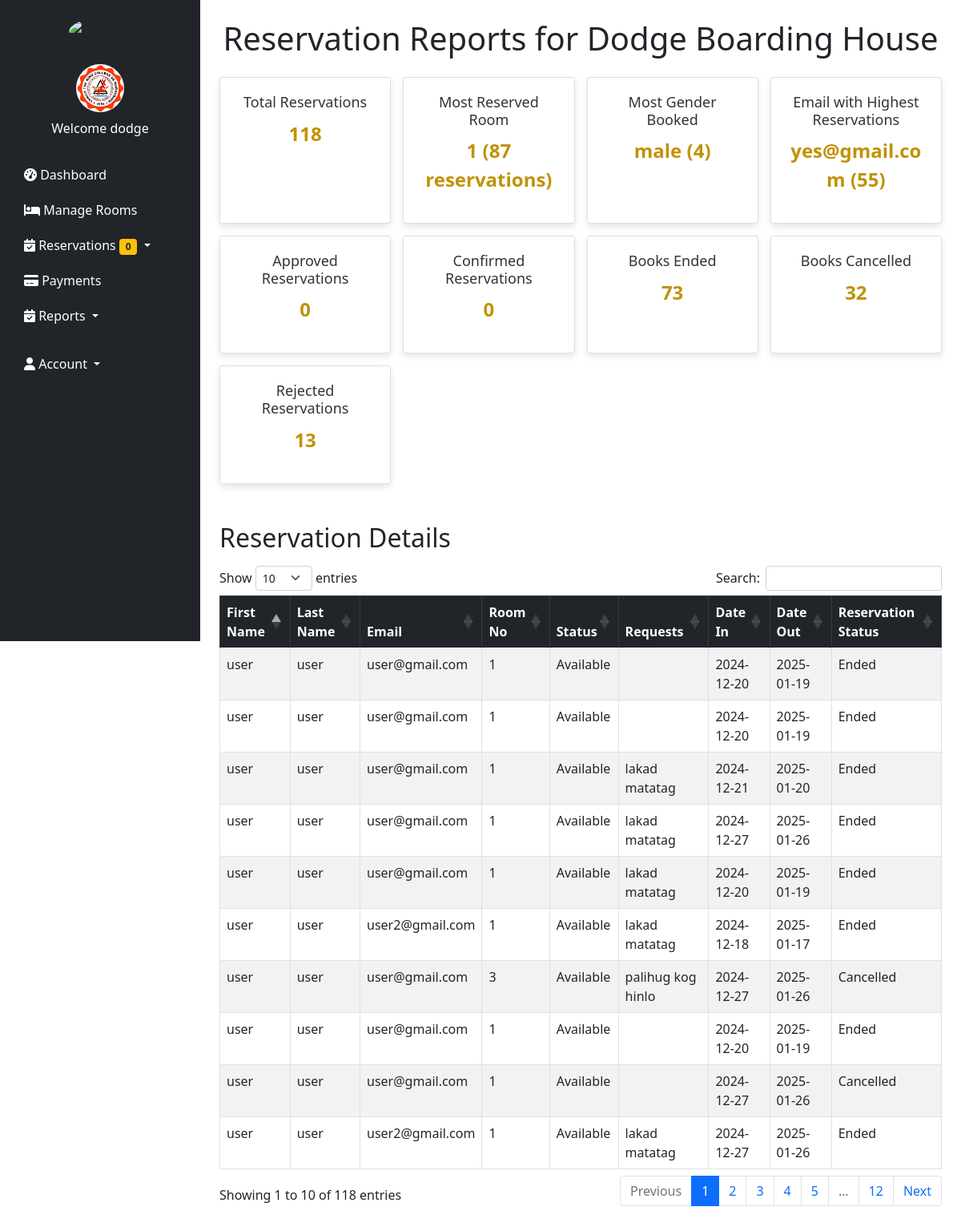
Screenshot of /reportsreservation.php (signed in) with the database file from the repository.
### tables this page shows
CREATE TABLE `users` (
  `id` int(11) NOT NULL,
  `image` varchar(255) NOT NULL,
  `fname` varchar(50) NOT NULL,
  `lname` varchar(50) NOT NULL,
  `gender` varchar(255) NOT NULL,
  `tenant_status` varchar(255) NOT NULL,
  `school` varchar(255) NOT NULL,
  `uname` varchar(50) NOT NULL,
  `pass` varchar(50) NOT NULL,
  `role` varchar(50) NOT NULL,
  `hname` varchar(255) NOT NULL
);

CREATE TABLE `reservation` (
  `id` int(255) NOT NULL,
  `image` varchar(255) NOT NULL,
  `fname` varchar(255) NOT NULL,
  `lname` varchar(255) NOT NULL,
  `email` varchar(255) NOT NULL,
  `gender` varchar(255) NOT NULL,
  `date_in` date DEFAULT NULL,
  `date_out` date DEFAULT NULL,
  `tenant_status` varchar(255) NOT NULL,
  `school` varchar(255) NOT NULL,
  `addons` varchar(255) NOT NULL,
  `room_no` int(255) NOT NULL,
  `capacity` int(255) NOT NULL,
  `room_slot` varchar(255) NOT NULL,
  `current_tenant` int(255) NOT NULL,
  `amenities` varchar(255) NOT NULL,
  `tenant_type` varchar(255) NOT NULL,
  `room_floor` varchar(255) NOT NULL,
  `price` int(255) NOT NULL,
  `slot_price` int(255) NOT NULL,
  `status` varchar(255) NOT NULL,
  `payment` int(255) NOT NULL,
  `pay_stat` varchar(255) NOT NULL,
  `pay_date` datetime DEFAULT NULL,
  `res_stat` varchar(255) NOT NULL,
  `res_duration` varchar(255) NOT NULL,
  `res_reason` varchar(255) NOT NULL,
  `hname` varchar(255) NOT NULL,
  `owner` varchar(255) NOT NULL
);

### reportsreservation.php (the view, shortened to what this page needs)
<?php
include('php/connection.php');
$hname = $_SESSION['hname'];
$totalReservationsQuery = "SELECT COUNT(*) AS total_reservations FROM reservation WHERE hname = '$hname'";
$totalReservationsResult = mysqli_query($conn, $totalReservationsQuery);
$totalReservations = mysqli_fetch_assoc($totalReservationsResult)['total_reservations'];
$mostReservedRoomQuery = "SELECT room_no, COUNT(room_no) AS count
                          FROM reservation
                          WHERE hname = '$hname'
                          GROUP BY room_no
                          ORDER BY count DESC LIMIT 1";
$mostReservedRoomResult = mysqli_query($conn, $mostReservedRoomQuery);
$mostReservedRoom = mysqli_fetch_assoc($mostReservedRoomResult);
$mostReservedRoomNo = $mostReservedRoom['room_no'] ?? 'None';
$mostReservedRoomCount = $mostReservedRoom['count'] ?? 0;
$mostGenderReservedQuery = "
    SELECT gender, COUNT(*) AS count
    FROM (
        SELECT DISTINCT email, gender
        FROM reservation
        WHERE hname = '$hname'
    ) AS unique_genders
    GROUP BY gender
    ORDER BY count DESC
    LIMIT 1";
$mostGenderReservedResult = mysqli_query($conn, $mostGenderReservedQuery);
$mostGenderReserved = mysqli_fetch_assoc($mostGenderReservedResult);
$mostGenderReservedGender = $mostGenderReserved['gender'] ?? 'None';
$mostGenderReservedCount = $mostGenderReserved['count'] ?? 0;
$emailHighestReservationsQuery = "SELECT email, COUNT(email) AS count
                                  FROM reservation
                                  WHERE hname = '$hname'
                                  GROUP BY email
                                  ORDER BY count DESC LIMIT 1";
$emailHighestReservationsResult = mysqli_query($conn, $emailHighestReservationsQuery);
$emailHighestReservations = mysqli_fetch_assoc($emailHighestReservationsResult);
$emailHighestReservationsEmail = $emailHighestReservations['email'] ?? 'None';
$emailHighestReservationsCount = $emailHighestReservations['count'] ?? 0;
$reservationStatusQuery = "SELECT
                              SUM(res_stat = 'Approved') AS approved_count,
                              SUM(res_stat = 'Confirmed') AS confirm_count,
                              SUM(res_stat = 'Rejected') AS rejected_count,
                              SUM(res_stat = 'Ended') AS ended_count,
                              SUM(res_stat = 'Cancelled') AS cancelled_count
                           FROM reservation
                           WHERE hname = '$hname'";
$reservationStatusResult = mysqli_query($conn, $reservationStatusQuery);
$reservationStatusData = mysqli_fetch_assoc($reservationStatusResult);
$approvedCount = $reservationStatusData['approved_count'];
$confirmedCount = $reservationStatusData['confirm_count'];
$rejectedCount = $reservationStatusData['rejected_count'];
$endedCount = $reservationStatusData['ended_count'];
$cancelledCount = $reservationStatusData['cancelled_count'];
$reservationQuery = "SELECT * FROM reservation WHERE hname = '$hname' ORDER BY id DESC";
$reservationResult = mysqli_query($conn, $reservationQuery);
?>
<!DOCTYPE html>
<html lang="en">
<head>
    <link href="https://cdn.jsdelivr.net/npm/bootstrap@5.3.0/dist/css/bootstrap.min.css" rel="stylesheet">
    <link rel="stylesheet" href="https://cdn.datatables.net/1.13.5/css/dataTables.bootstrap5.min.css">
</head>
<body>
    <?php include 'navigationbar.php'; ?>
    <div class="container my-4">
        <h1 class="text-center mb-4">Reservation Reports for <?php echo $hname; ?></h1>
        <div class="summary">
            <div class="card">
                <h5>Total Reservations</h5>
                <p><?php echo $totalReservations; ?></p>
            </div>
            <div class="card">
                <h5>Most Reserved Room</h5>
                <p>
                    <?php echo $mostReservedRoomNo . ' (' . $mostReservedRoomCount . ' reservations)'; ?>
                </p>
            </div>
            <div class="card">
                <h5>Most Gender Booked</h5>
                <p>
                    <?php echo $mostGenderReservedGender . ' (' . $mostGenderReservedCount . ')'; ?>
                </p>
            </div>
            <div class="card">
                <h5>Email with Highest Reservations</h5>
                <p>
                    <?php echo $emailHighestReservationsEmail . ' (' . $emailHighestReservationsCount . ')'; ?>
                </p>
            </div>
            <div class="card">
                <h5>Approved Reservations</h5>
                <p><?php echo $approvedCount; ?></p>
            </div>
            <div class="card">
                <h5>Confirmed Reservations</h5>
                <p><?php echo $confirmedCount; ?></p>
            </div>
            <div class="card">
                <h5>Books Ended</h5>
                <p><?php echo $endedCount; ?></p>
            </div>
            <div class="card">
                <h5>Books Cancelled</h5>
                <p><?php echo $cancelledCount; ?></p>
            </div>
            <div class="card">
                <h5>Rejected Reservations</h5>
                <p><?php echo $rejectedCount; ?></p>
            </div>
        </div>
        <div class="mt-5">
            <h2 class="mb-3">Reservation Details</h2>
            <div class="table-responsive">
                <table id="reservationTable" class="table table-striped table-bordered">
                    <thead class="table-dark">
                        <tr>
                            <th>First Name</th>
                            <th>Last Name</th>
                            <th>Email</th>
                            <th>Room No</th>
                            <th>Status</th>
                            <th>Requests</th>
                            <th>Date In</th>
                            <th>Date Out</th>
                            <th>Reservation Status</th>
                        </tr>
                    </thead>
                    <tbody>
                        <?php while ($reservation = mysqli_fetch_assoc($reservationResult)) { ?>
                            <tr>
                                <td><?php echo $reservation['fname']; ?></td>
                                <td><?php echo $reservation['lname']; ?></td>
                                <td><?php echo $reservation['email']; ?></td>
                                <td><?php echo $reservation['room_no']; ?></td>
                                <td><?php echo $reservation['status']; ?></td>
                                <td><?php echo $reservation['addons']; ?></td>
                                <td><?php echo $reservation['date_in']; ?></td>
                                <td><?php echo $reservation['date_out'] ?: 'N/A'; ?></td>
                                <td><?php echo $reservation['res_stat']; ?></td>
                            </tr>
                        <?php } ?>
                    </tbody>
                </table>
            </div>
        </div>
    </div>
</body>
</html>

### navigationbar.php (shortened to what this page needs)
<?php
require 'php/connection.php';
?>
<?php
        if(!empty($_SESSION['uname'])){
            $uname = $_SESSION['uname'];
            $query = "select * from users where uname = '$uname'";
            $result = mysqli_query($conn, $query);
            $fetch = mysqli_fetch_assoc($result);
        }
        $hname = $_SESSION['hname'];
        $query = "SELECT COUNT(*) AS new_reservations FROM reservation WHERE hname = '$hname' AND res_stat = 'Pending'";
        $result = mysqli_query($conn, $query);
        $row = mysqli_fetch_assoc($result);
        $newReservations = $row['new_reservations'];
    ?>
<!DOCTYPE html>
<html lang="en">
<head>
    <link href="https://cdn.jsdelivr.net/npm/bootstrap@5.0.2/dist/css/bootstrap.min.css" rel="stylesheet">
    <link href="https://cdnjs.cloudflare.com/ajax/libs/font-awesome/6.0.0-beta3/css/all.min.css" rel="stylesheet">
</head>
<body>
    <nav class="sidebar bg-dark">
        <div class="navbar-brand text-center">
            <img src="/bhrm-main/images/0.png" alt="Logo">
        </div>
        <ul class="nav flex-column">
            <li class="nav-item text-center mb-4">
                <img class="rounded-circle mb-2" src="/bhrm-main/<?php echo $fetch['image'] ?? 'default.png'; ?>" alt="Profile" width="60" height="60">
                <span class="d-block text-white">Welcome <?php echo $fetch['fname'] ?? 'Guest'; ?></span>
            </li>
            <li class="nav-item">
                <a class="nav-link" href="/bhrm-main/dashboard.php">
                    <i class="fas fa-tachometer-alt"></i> Dashboard
                </a>
            </li>
            <li class="nav-item">
                <a class="nav-link" href="/bhrm-main/manageroom.php">
                    <i class="fas fa-bed"></i> Manage Rooms
                </a>
            </li>
            <li class="nav-item dropdown">
                <a class="nav-link dropdown-toggle" href="#" id="reservationMenu" role="button" data-bs-toggle="dropdown" aria-expanded="false">
                    <i class="fas fa-calendar-check"></i> Reservations <span class="badge bg-warning text-dark"><?php echo $newReservations; ?></span>
                </a>
            </li>
            <li class="nav-item">
                <a class="nav-link" href="/bhrm-main/payment.php">
                    <i class="fas fa-credit-card"></i> Payments
                </a>
            </li>
            <li class="nav-item dropdown">
                <a class="nav-link dropdown-toggle" href="#" id="reservationMenu" role="button" data-bs-toggle="dropdown" aria-expanded="false">
                    <i class="fas fa-calendar-check"></i> Reports
                </a>
            </li>
            <li class="nav-item dropdown mt-3">
                <a class="nav-link text-white dropdown-toggle" href="#" id="userMenu" role="button" data-bs-toggle="dropdown">
                    <i class="fas fa-user"></i> Account
                </a>
            </li>
        </ul>
    </nav>
</body>
</html>

### reportsreservation.php (style rules this page uses)
body { background-color: #f8f9fa; }
.summary { display: grid; grid-template-columns: repeat(auto-fit, minmax(200px, 1fr)); gap: 15px; margin: 20px 0; }
.card { text-align: center; padding: 20px; border-radius: 10px; background: #fff; box-shadow: 0 4px 8px rgba(0, 0, 0, 0.1); transition: transform 0.2s ease-in-out, box-shadow 0.2s ease-in-out; }
.card h5 { color: #333; font-size: 18px; margin-bottom: 10px; }
.card p { font-size: 24px; font-weight: bold; color: #c19206; }

### navigationbar.php (style rules this page uses)
body { margin-left: 250px; transition: margin-left 0.3s ease; background-color: white; }
.sidebar { position: fixed; top: 0; left: 0; height: 100vh; width: 250px; background-color: #343a40; padding: 20px 15px; z-index: 1000; overflow-y: auto; transition: all 0.3s ease; }
.sidebar .navbar-brand img { width: 80px; height: 80px; border-radius: 50%; margin-bottom: 20px; }
.sidebar .nav-link { color: white; display: block; font-size: 16px; padding: 10px 15px; border-radius: 5px; transition: all 0.3s ease; }

### rows the page displays
users: image (picture), fname "dodge"
reservation: fname "user", lname "user", email "user@gmail.com", room_no "1", status "Available", date_in "2024-12-20", date_out "2025-01-19", res_stat "Ended"
reservation: fname "user", lname "user", email "user@gmail.com", room_no "1", status "Available", date_in "2024-12-20", date_out "2025-01-19", res_stat "Ended"
reservation: fname "user", lname "user", email "user@gmail.com", room_no "1", status "Available", addons "lakad matatag", date_in "2024-12-21", date_out "2025-01-20", res_stat "Ended"
reservation: fname "user", lname "user", email "user@gmail.com", room_no "1", status "Available", addons "lakad matatag", date_in "2024-12-27", date_out "2025-01-26", res_stat "Ended"
reservation: fname "user", lname "user", email "user@gmail.com", room_no "1", status "Available", addons "lakad matatag", date_in "2024-12-20", date_out "2025-01-19", res_stat "Ended"
reservation: fname "user", lname "user", email "user2@gmail.com", room_no "1", status "Available", addons "lakad matatag", date_in "2024-12-18", date_out "2025-01-17", res_stat "Ended"
reservation: fname "user", lname "user", email "user@gmail.com", room_no "3", status "Available", addons "palihug kog hinlo", date_in "2024-12-27", date_out "2025-01-26", res_stat "Cancelled"
reservation: fname "user", lname "user", email "user@gmail.com", room_no "1", status "Available", date_in "2024-12-20", date_out "2025-01-19", res_stat "Ended"
reservation: fname "user", lname "user", email "user@gmail.com", room_no "1", status "Available", date_in "2024-12-27", date_out "2025-01-26", res_stat "Cancelled"
reservation: fname "user", lname "user", email "user2@gmail.com", room_no "1", status "Available", addons "lakad matatag", date_in "2024-12-27", date_out "2025-01-26", res_stat "Ended"

### other values shown
$newReservations "0"
$hname "Dodge Boarding House"
$totalReservations "118"
$mostReservedRoomNo "1"
$mostReservedRoomCount "87"
$mostGenderReservedGender "male"
$mostGenderReservedCount "4"
$emailHighestReservationsEmail "yes@gmail.com"
$emailHighestReservationsCount "55"
$approvedCount "0"
$confirmedCount "0"
$endedCount "73"
$cancelledCount "32"
$rejectedCount "13"
